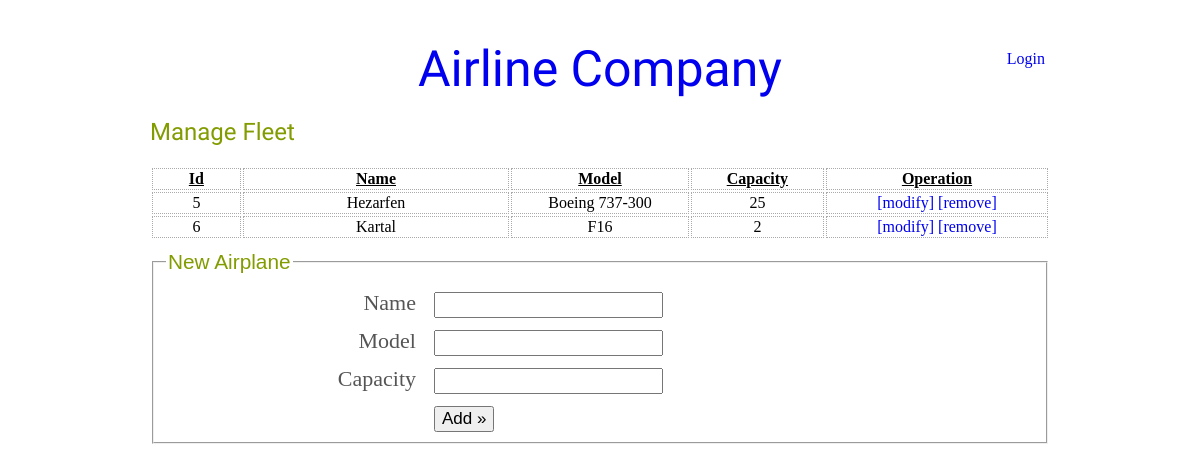
The app's page /airplane.php, older data.
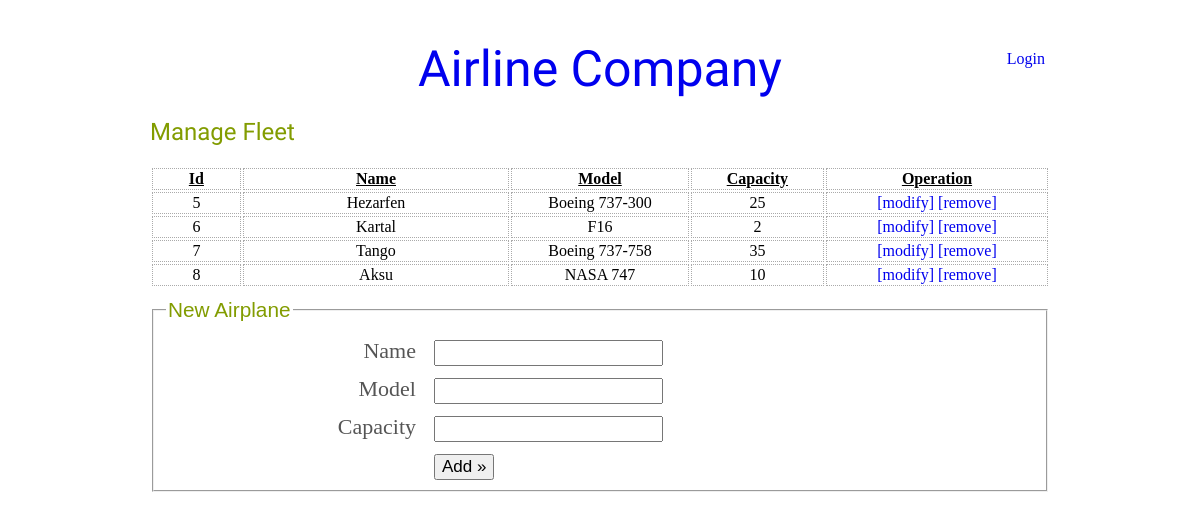
The same page, newer data.
### tables this page shows
CREATE TABLE `plane` (
  `id` int(11) NOT NULL AUTO_INCREMENT,
  `name` varchar(100) DEFAULT NULL,
  `capacity` int(11) NOT NULL,
  `model` varchar(100) DEFAULT NULL,
  PRIMARY KEY (`id`)
);

### airplane.php (called while the page is built, shortened)
<?php
require_once 'inc.php';
$airplanes = Array();
$airplanes_result = mysql_query('SELECT * FROM plane', $mysql) or die(mysql_error());
while ($row = mysql_fetch_assoc($airplanes_result)) {
    $result['id'] = $row['id'];
	$result['name'] = $row['name'];
	$result['model'] = $row['model'];
	$result['capacity'] = $row['capacity'];
	$airplanes[] = $result;
}
require_once 'view_top.php';
require_once 'view_airplane.php';
require_once 'view_bottom.php';
?>

### view_airplane.php (the view, shortened to what this page needs)
<h2>Manage Fleet</h2>
<table class='data'>
	<tr class='legend'>
		<td width='10%'>Id</td>
		<td width='30%'>Name</td>
		<td width='20%'>Model</td>
		<td width='15%'>Capacity</td>
		<td width='25%'>Operation</td>
	</tr>
<?php foreach($airplanes as $airplane){?>
	<tr>
		<td width='10%'><?=$airplane['id']?></td>
		<td width='30%'><?=$airplane['name']?></td>
		<td width='20%'><?=$airplane['model']?></td>
		<td width='15%'><?=$airplane['capacity']?></td>
		<td width='25%'>
			<a href='javascript://' onclick="edit(
			'<?=$airplane['id']?>',
			'<?=$airplane['name']?>',
			'<?=$airplane['model']?>',
			'<?=$airplane['capacity']?>'
			)">[modify]</a>
			<a href='?action=delete&id=<?=$airplane['id']?>'>[remove]</a>
		</td>
	</tr>
<?php }?>
</table>
<div id='create'>
	<form method='post' action='?action=new' onsubmit='return add_check();'>
		<fieldset>
			<legend>New Airplane</legend>
			<div class='line'>
				<div class='label'>Name</div>
				<div class='field'>
					<input type='text' name='name' id='add_name' value=''/>
				</div>
			</div>
			<div class='line'>
				<div class='label'>Model</div>
				<div class='field'>
					<input type='text' name='model' id='add_model' value=''/>
				</div>
			</div>
			<div class='line'>
				<div class='label'>Capacity</div>
				<div class='field'>
				<input type='text' name='capacity' id='add_capacity' value=''/>
				</div>
			</div>
			<div class='line'>
				<div class='label'>&nbsp;</div>
				<div class='field'><input type='submit' value='Add &raquo;'/></div>
			</div>
		</fieldset>
	</form>
</div>

Row changes from the older to the newer data that the page shows:
added plane: id "7", name "Tango", model "Boeing 737-758", capacity "35"
added plane: id "8", name "Aksu", model "NASA 747", capacity "10"
